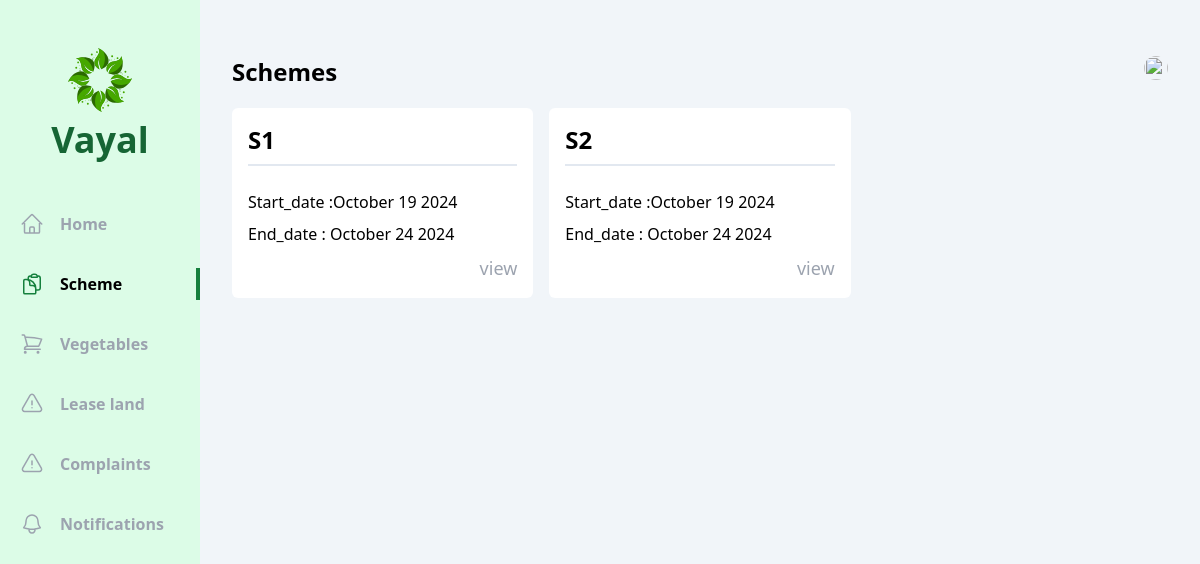
/user/schemes/, run on the app's committed database.
### officer/models.py (models this page shows, shortened)
class Scheme(models.Model):
    name=models.CharField(max_length=250)
    type=models.CharField(max_length=50,choices=schem_type)
    description=models.CharField(max_length=250)
    criteria=models.CharField(max_length=250)
    start_date=models.DateTimeField(auto_now_add=True)
    end_date=models.DateField()

### vayal_user/views/schemes.py (the view)
# urls.py: path('schemes/',schemes.index,name='schemes'),
def index(request):
    schemes=Scheme.objects.all()
    return render(request,'vayal_user/schemes/index.html',{'schemes':schemes})

### vayal_user/templates/vayal_user/schemes/index.html (shortened to what this page needs)
{% extends 'base.html' %}
{% block content %}
<div class="flex  bg-slate-100">
  <div class="w-2/12 bg-green-100 flex flex-col items-center pb-10">
      <div class="my-12 flex flex-col gap-2 justify-center items-center">
          <h1 class="text-4xl font-bold text-green-800 ">Vayal</h1>
      </div>
      <ul class="flex flex-col gap-7 w-full font-bold text-gray-400">
        <li class="w-full flex items-center px-5 py-1 gap-4 group hover:text-gray-500 cursor-pointer hover:border-green-700 hover:border-r-4">
              <a href="{% url 'vayal_user:home' %}">Home</a>
          </li>
          <li class="w-full flex items-center px-5 py-1 gap-4 border-r-4 text-black border-green-700">
              <a href="#">Scheme</a>
          </li>
          <li class="w-full flex items-center px-5 py-1 gap-4 group hover:text-gray-500 cursor-pointer hover:border-green-700 hover:border-r-4">
            <a href="{% url 'vayal_user:schemes' %}">Vegetables</a>
        </li>
        <li class="w-full flex items-center px-5 py-1 gap-4 group hover:text-gray-500 cursor-pointer hover:border-green-700 hover:border-r-4">
            <a href="{% url 'vayal_user:complaints' %}">Lease land</a>
        </li>
        <li class="w-full flex items-center px-5 py-1 gap-4 group hover:text-gray-500 cursor-pointer hover:border-green-700 hover:border-r-4">
            <a href="{% url 'vayal_user:complaints' %}">Complaints</a>
        </li>
        <li class="w-full flex items-center px-5 py-1 gap-4 group hover:text-gray-500 cursor-pointer hover:border-green-700 hover:border-r-4">
            <a href="{% url 'vayal_user:notifications' %}">Notifications</a>
        </li>
      </ul>
    </div>
    <div class="w-10/12 h-screen overflow-y-auto px-8 py-14">
      <div class="flex justify-between mb-5">
          <h1 class="text-2xl font-bold">Schemes</h1>
          <div class="relative">
              <img id="profile" src="/uploads/{{student.image}}" class="h-6 w-6 rounded-full cursor-pointer" alt="">
          </div>
      </div>
      <div class="grid grid-cols-3 gap-x-4 gap-y-8">
        {% for scheme in schemes %}
            <div class="flex flex-col bg-white p-4 rounded-md gap-2">
                <span class="text-2xl font-bold mb-4 pb-2 border-b-2 border-slate-200">{{scheme.name }}</span>
                <span>Start_date :{{scheme.start_date  | date:"F d Y" }}</span>
                <span>End_date : {{scheme.end_date  | date:"F d Y" }}</span>
                <div class="flex justify-end ">
                    <a href ="{% url 'vayal_user:details_schemes' scheme.id  %}" class="text-lg text-gray-400 ">view</a>
                </div>
            </div>
        {% endfor %}
    </div>
</div>
  </div>
{% endblock content %}

### data on the page
Scheme: name "S1", start_date "October 19 2024", end_date "October 24 2024"
Scheme: name "S2", start_date "October 19 2024", end_date "October 24 2024"
